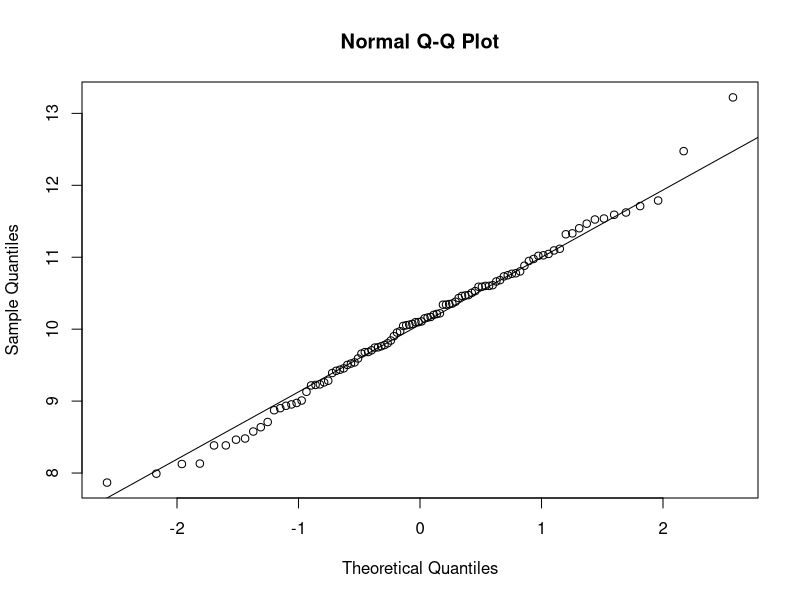
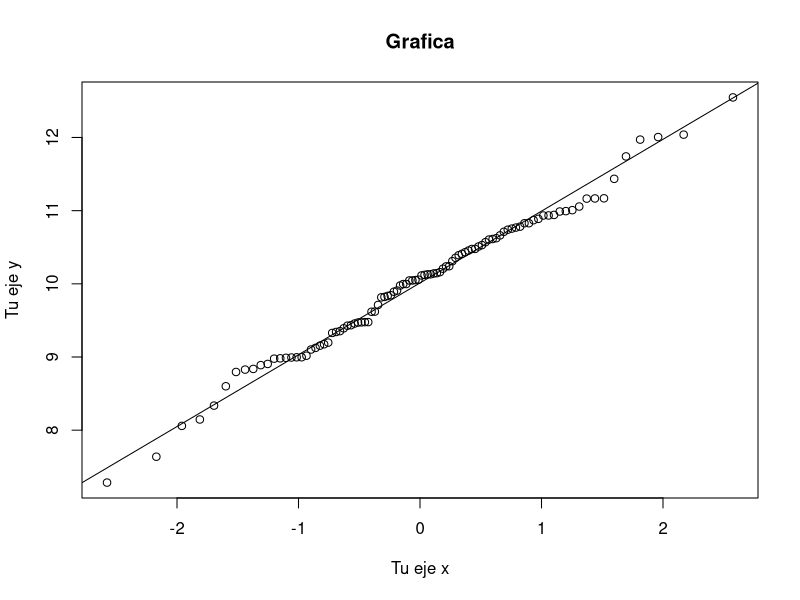
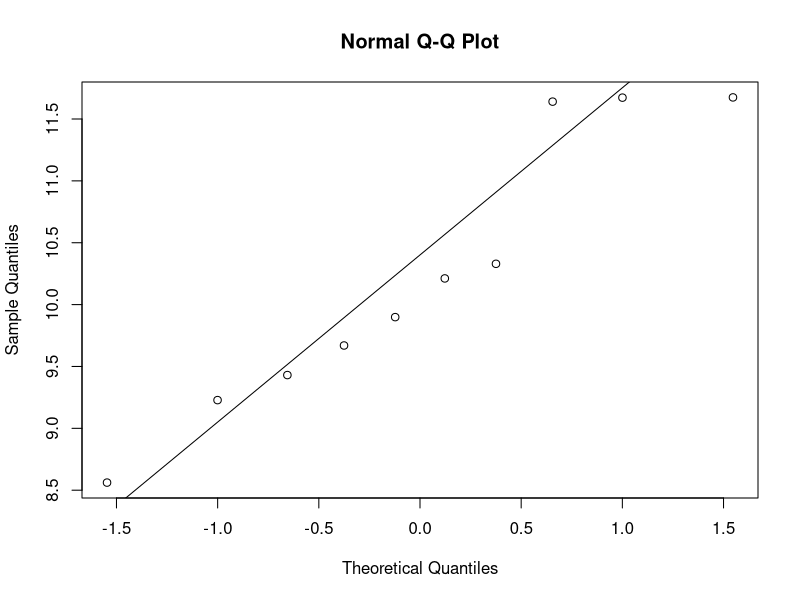
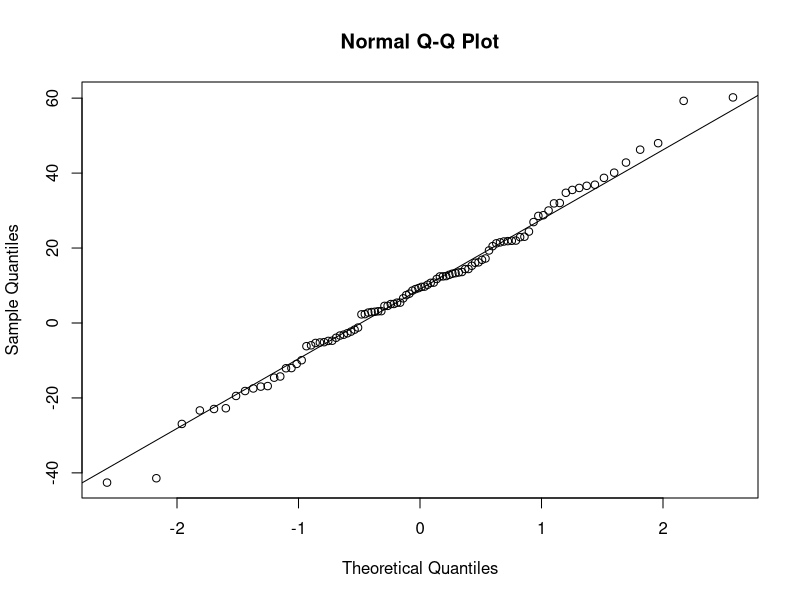
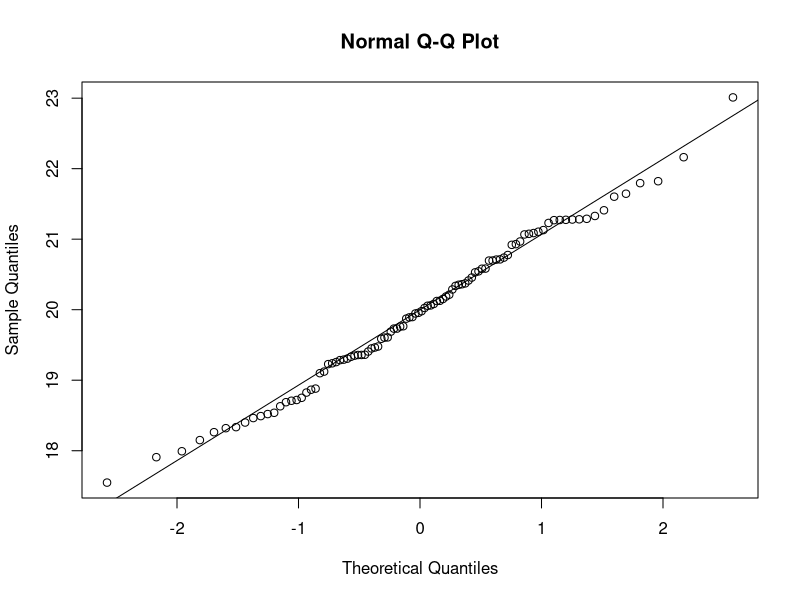
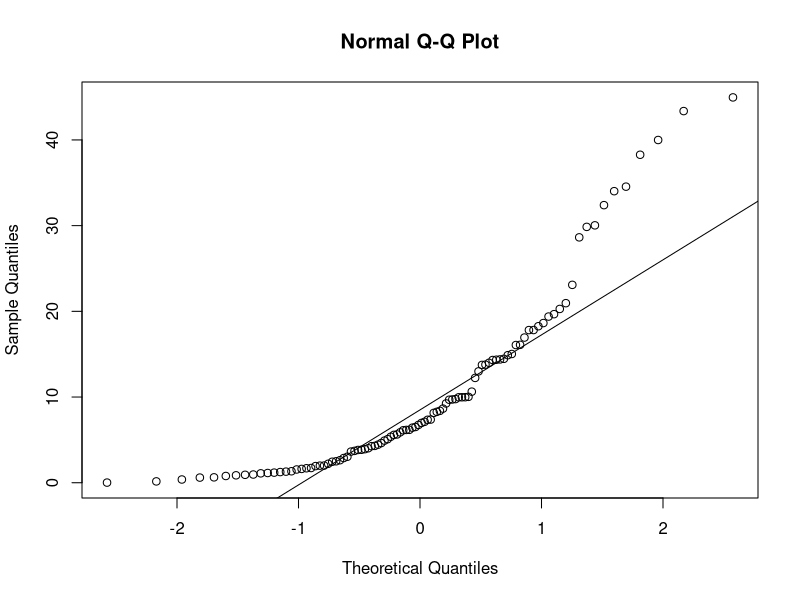
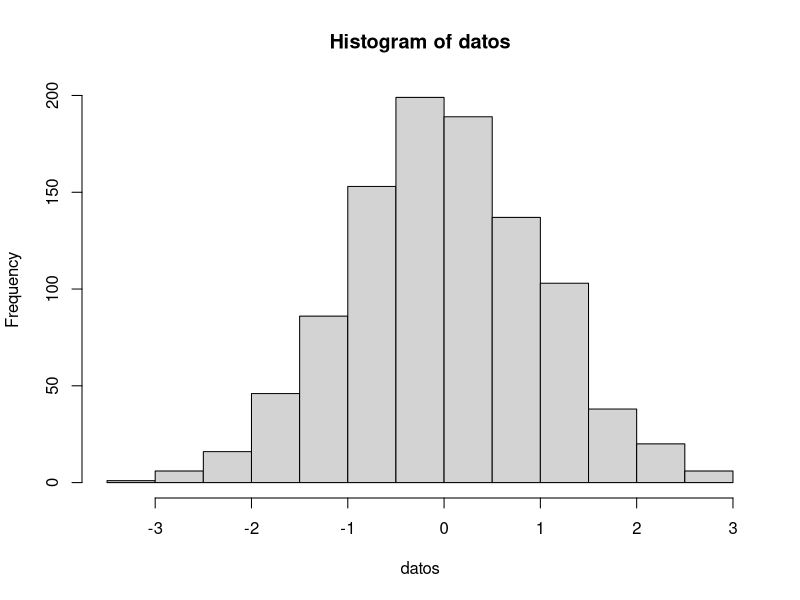
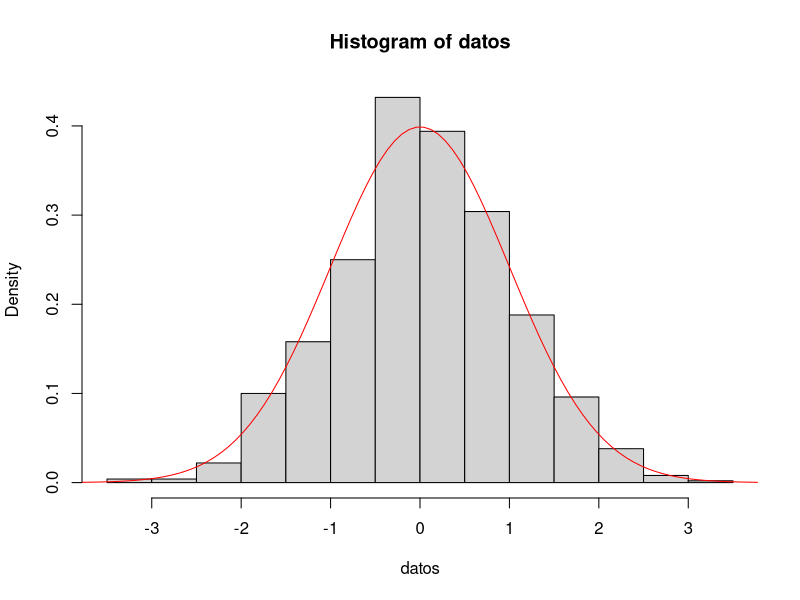

Here is the R script that generated these plots, in order:
## ---- chunk 1

## ---- chunk 2
help(hist)
help(qqnorm)
help(qqline)

## ---- chunk 3
datos <- rnorm(100, mean = 10)
qqnorm(datos)
qqline(datos)
## ---- chunk 4
datos <- rnorm(100, mean = 10)
qqnorm(datos, main = "Grafica", xlab = "Tu eje x", ylab = "Tu eje y")
qqline(datos)

## ---- chunk 5
datos <- rnorm(10, mean = 10)
qqnorm(datos)
qqline(datos)

## ---- chunk 6
datos <- rnorm(100, mean = 10, sd = 20)
qqnorm(datos)
qqline(datos)


## ---- chunk 7
datos <- rnorm(100, mean = 20)
qqnorm(datos)
qqline(datos)

## ---- chunk 8
datos <- rexp(100, rate = 1/10)
qqnorm(datos)
qqline(datos)

## ---- chunk 9
datos <- rnorm(1000) #1000 muestras de una densidad normal
hist(datos)

## ---- chunk 10
datos <- rnorm(1000) # muestras normales con media 0 y var 1.
teorica <- dnorm(seq(-4,4, length=100),mean = 0, sd = 1)
hist(datos,freq = FALSE)
lines(seq(-4,4, length=100),teorica, col="red")
## ---- chunk 11
datos <- rnorm(10)
teorica <- dnorm(seq(-4,4, length=100),mean = 0, sd = 1)
hist(datos,freq = FALSE)
lines(seq(-4,4, length=100),teorica, col="red")

## ---- chunk 12

datos <- rnorm(1000, sd = 2)
teorica <- dnorm(seq(-4,4, length=100),mean = 0, sd = 2)
hist(datos,freq = FALSE)
lines(seq(-4,4, length=100),teorica, col="red")

## ---- chunk 13
N <- 10 # número de medias (es decir número de muestras)
M <- 100 # número de la longitud de cada serie de datos
medias <- numeric(N) # Vector que guardará las medias

for(i in 1:N)
{
  datos <- rnorm(M)
  medias[i] <- mean(datos)
  
}
hist(medias)
qqnorm(medias)
qqline(medias)
## ---- chunk 14
N <- 10000 # número de medias (es decir número de muestras)
M <- 100 # número de la longitud de cada serie de datos
medias <- numeric(N) # Vector que guardará las medias

for(i in 1:N)
{
  datos <- rnorm(M)
  medias[i] <- mean(datos)
  
}
hist(medias)
qqnorm(medias)
qqline(medias)


## ---- chunk 15
N <- 10000 # número de medias (es decir número de muestras)
M <- 100 # número de la longitud de cada serie de datos
medias <- numeric(N) # Vector que guardará las medias

for(i in 1:N)
{
  datos <- rexp(M, rate = 1/10)
  medias[i] <- mean(datos)
  
}
hist(medias)
qqnorm(medias)
qqline(medias)

